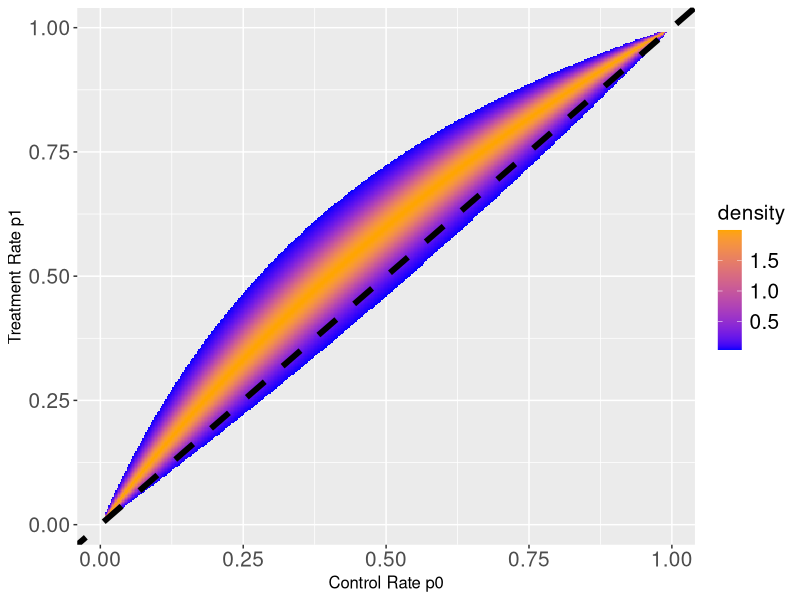
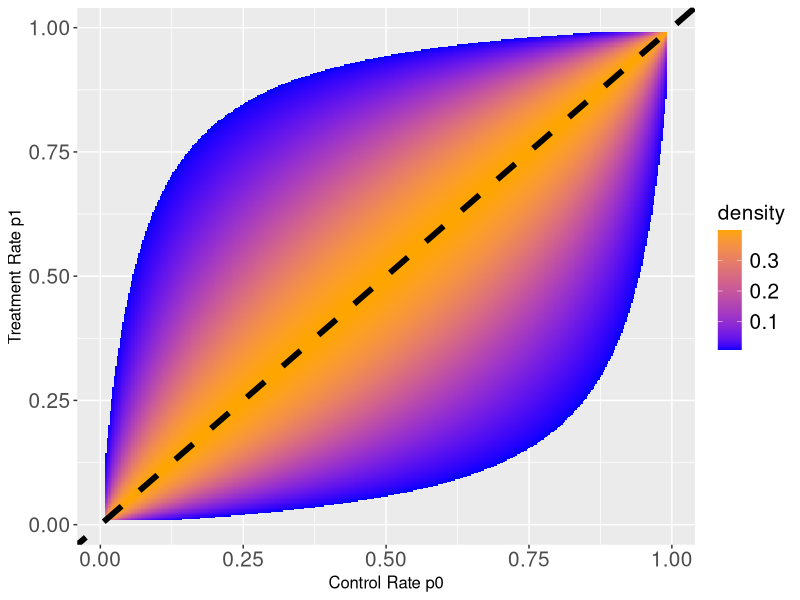
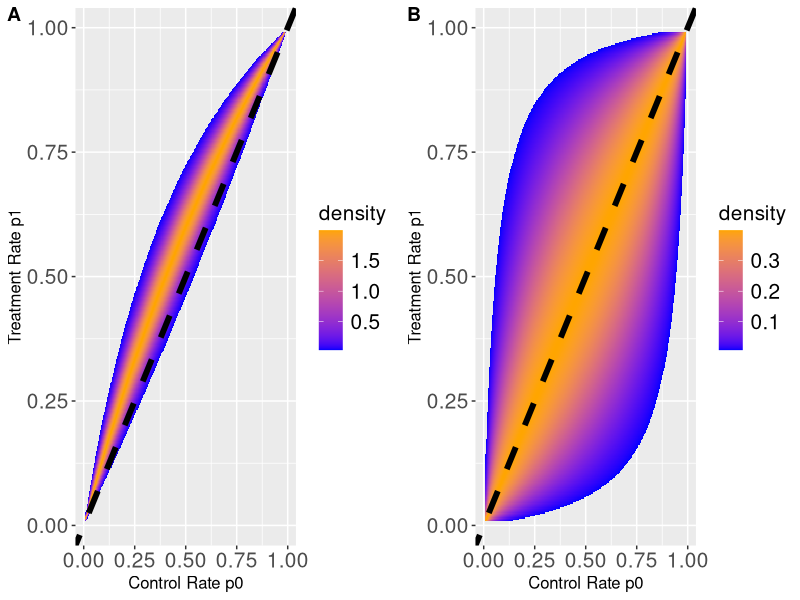

The R script that drew these images, in order:
library(tidyverse)
library(ggplot2)
library(ggpubr)

# theta0 <- 0
# s <- 1

logOR_prior <- function(theta0, s){
  p1 <- seq(0.01,0.99, 0.0025)
  p0 <- seq(0.01,0.99, 0.0025)
  lordt <- expand_grid(p1, p0) %>% mutate(logOR=log((p1*(1-p0))/(p0*(1-p1)))) %>% 
    mutate(lor_min=qnorm(0.0025,theta0,s), lor_max=qnorm(1-0.0025, theta0, s)) %>%
    mutate(surface=(logOR>=lor_min & logOR<=lor_max), density=dnorm(logOR, theta0, s))
  
  lordt_int <- lordt %>% filter(surface) 
  
  ggplot(lordt_int, aes(x=p0,y=p1,fill=density)) + geom_tile() +
    scale_fill_gradient(low="blue", high="orange") + 
    geom_abline(slope=1,intercept=0, color="black", linewidth=2, linetype="dashed") + 
    xlab("Control Rate p0") + ylab("Treatment Rate p1") + 
    theme(axis.text = element_text(size = 15),
          axis.title = element_text(size = 12),
          legend.text = element_text(size = 15),
          legend.title = element_text(size = 15)
    )
}


(plot1 <- logOR_prior(theta0=0.4, s=0.2))
(plot2 <- logOR_prior(theta0=0, s=1))

# png("logOR_prior.png", width = 800, height = 400)
ggarrange(plot1, plot2, labels=c("A","B"),ncol=2,nrow=1)
# dev.off()
